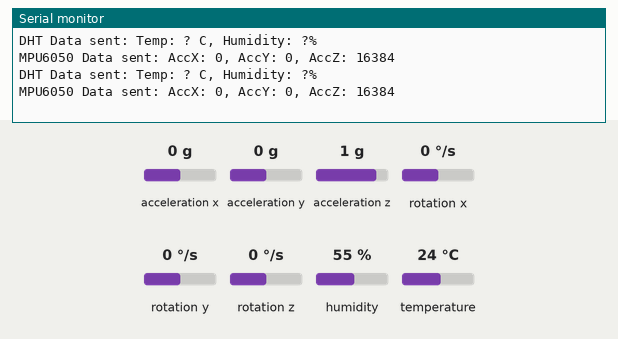
The sketch below on a simulated Arduino Uno, built with avr-gcc and run on an emulated ATmega328P. Shown: the last lines printed to the serial monitor. The inputs (shaded band) are chosen by the test bench; at power-on: acceleration x 0 g, acceleration y 0 g, acceleration z 1 g, rotation x 0 °/s, rotation y 0 °/s, rotation z 0 °/s, humidity 55 %, temperature 24 °C. No radio packets arrive unless stated.

Above: at 5.4 s.
5.5 s: acceleration x set to -1.4 g
At 7.8 s:
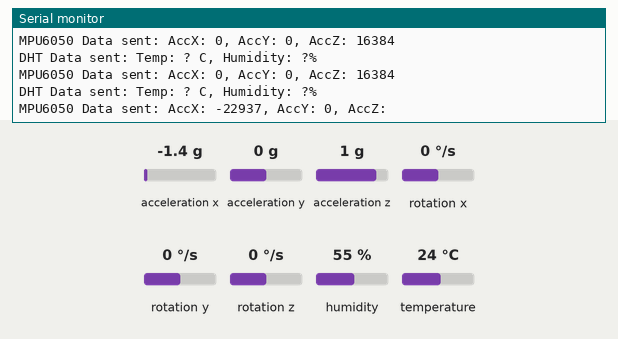
9.3 s: acceleration y set to -1.4 g
At 11.5 s:
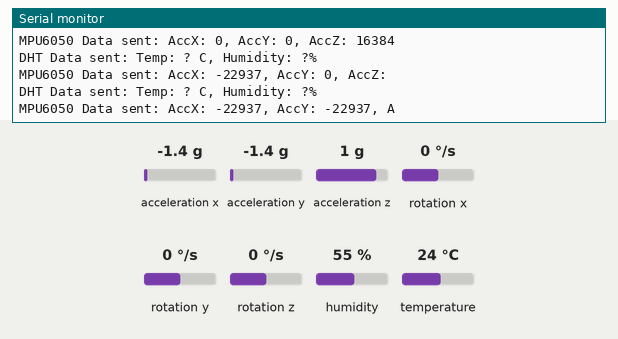
14.2 s: acceleration x set to 0.8 g
At 16.5 s:
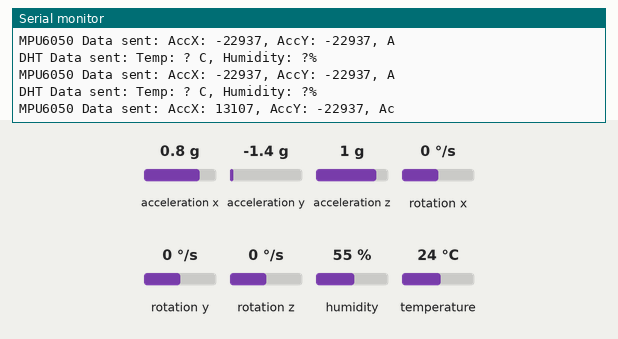
19.5 s: acceleration y set to 0.8 g
At 21.5 s:
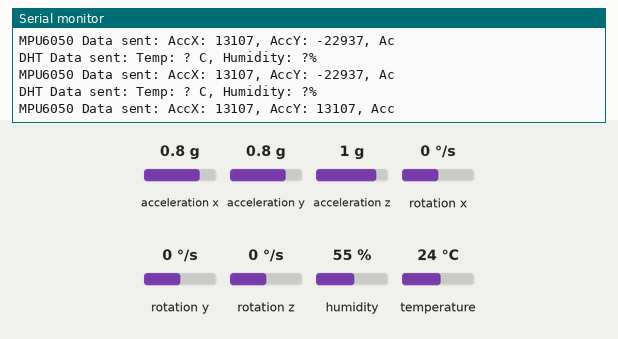

Measured:
- after the input at 5.5 s, the serial monitor: prints a new line after 1.9 s (image 1)
- after the input at 9.3 s, the serial monitor: prints a new line after 0.79 s (image 2)
- after the input at 14.2 s, the serial monitor: prints a new line after 1.2 s (image 3)
- after the input at 19.5 s, the serial monitor: prints a new line after 1.2 s (image 4)

The sketch:

Transmitter_Final.ino
```cpp
#include <DHT.h>
#include <Wire.h>
#include <MPU6050.h>
#include <VirtualWire.h>

#define DHTPIN 2       // Pin where DHT11 is connected
#define DHTTYPE DHT11  // Type of DHT sensor

DHT dht(DHTPIN, DHTTYPE);

MPU6050 mpu;

void setup() {
  // Initialize DHT sensor
  dht.begin();

  // Initialize MPU6050 sensor
  Wire.begin();
  mpu.initialize();

  // Initialize VirtualWire library
  vw_setup(2000);  // Bits per second
  vw_set_tx_pin(12);  // Transmit pin
  Serial.begin(9600); // Initialize serial communication for debugging
}

void loop() {
  delay(2000); // DHT11 sensor reading interval

  // Read DHT11 data
  float humidity = dht.readHumidity();
  float temperature = dht.readTemperature();

  // Check if DHT readings are valid
  if (!isnan(humidity) && !isnan(temperature)) {
    // Create a DHT data packet
    char dhtMsg[30];
    snprintf(dhtMsg, sizeof(dhtMsg), "Temp: %.2f C, Humidity: %.2f%%", temperature, humidity);

    // Send the DHT data packet
    vw_send((uint8_t *)dhtMsg, strlen(dhtMsg));
    vw_wait_tx(); // Wait for transmission to complete

    // Print the sent DHT data to the serial monitor for debugging
    Serial.println("DHT Data sent: " + String(dhtMsg));
  } else {
    Serial.println("Failed to read from DHT sensor!");
  }

  // Read MPU6050 data
  int16_t ax, ay, az;
  mpu.getAcceleration(&ax, &ay, &az);

  // Create an MPU6050 data packet
  char mpuMsg[30];
  snprintf(mpuMsg, sizeof(mpuMsg), "AccX: %d, AccY: %d, AccZ: %d", ax, ay, az);

  // Send the MPU6050 data packet
  vw_send((uint8_t *)mpuMsg, strlen(mpuMsg));
  vw_wait_tx(); // Wait for transmission to complete

  // Print the sent MPU6050 data to the serial monitor for debugging
  Serial.println("MPU6050 Data sent: " + String(mpuMsg));

  // Add a delay or other logic as needed for your application
  delay(500); // Delay for 0.5 seconds before the next reading
}
```
